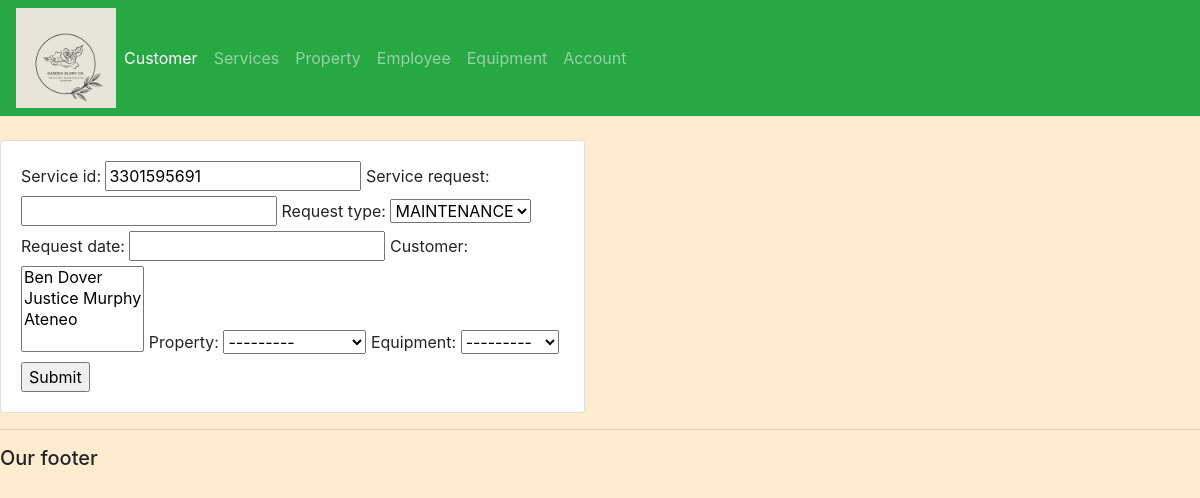
The app's page /create_service/ with its own data.
### garden_app/models.py (models this page shows, shortened)
class Services(models.Model):
    MAINTENANCE= 'Maintenance'
    ONE_TIME= 'One-time'
    ON_GOING= 'On going'
    REQUEST_TYPE_CHOICES = [
        (MAINTENANCE, 'MAINTENANCE'),
        (ONE_TIME, 'ONE-TIME'),
        (ON_GOING, 'ON GOING'),
    ]
    service_id = models.IntegerField(primary_key=True, unique=True, default=random.randint(1000000000, 9999999999))
    service_request = models.CharField(max_length=255)
    request_type = models.CharField(max_length=11, null=True, choices=REQUEST_TYPE_CHOICES, default='MAINTENANCE')
    request_date = models.DateField()
    customer = models.ManyToManyField(Customer, related_name="services")
    property = models.ForeignKey(Property, on_delete=models.CASCADE, related_name='services')
    equipment = models.ForeignKey('Equipment', on_delete=models.CASCADE, null=True, blank=True)

class Customer(models.Model):
    CUSTOMER_TYPE_CHOICES = [
        ('INDIVIDUAL', 'Individual'),
        ('CORPORATION', 'Corporation'),
    ]
    customer_id = models.IntegerField(primary_key=True, unique=True, default=random.randint(1000000000, 9999999999))
    name = models.CharField(max_length=100)
    email = models.EmailField(blank=True, null=True)
    contact_number = models.CharField(max_length=20, blank=True, null=True)
    date_added = models.DateTimeField(auto_now_add=True)
    customer_type = models.CharField(max_length=110, null=True, choices=CUSTOMER_TYPE_CHOICES)
    def __str__(self):
        return f"{self.name}"

class Property(models.Model):
    property_id = models.IntegerField(primary_key=True, unique=True, default=random.randint(1000000000, 9999999999))
    property_name= models.CharField(max_length=100)
    street = models.CharField(max_length=100)
    city = models.CharField(max_length=100)
    zip_code = models.CharField(max_length=10)
    state = models.CharField(max_length=50, blank =True)
    customer = models.ForeignKey(Customer, on_delete=models.CASCADE)
    def __str__(self):
        return f"{self.property_name}"

class Equipment(models.Model):
    equipment_id =models.IntegerField(primary_key=True, unique=True, default=random.randint(1000000000, 9999999999))
    equipment_name = models.CharField(max_length=50)
    quantity = models.IntegerField()
    def __str__(self):
        return self.equipment_name

### garden_app/views.py (the view)
# urls.py: path('create_service/', views.createService, name="create_service"),
def createService(request):
    form = ServiceForm()
    if request.method == 'POST':
        form = ServiceForm(request.POST)
        if form.is_valid():
            form.save()
            return redirect('/')
    context={'form':form}
    return render(request, 'garden_app/service_form.html', context)

### garden_app/forms.py
class ServiceForm(ModelForm):
    class Meta:
        model = Services
        fields = '__all__'

### garden_app/templates/garden_app/service_form.html (shortened to what this page needs)
{% extends 'garden_app/main.html'%}
{% load static %}
{% block content %}
<br>
<div class="row">
    <div class="col-md-6">
        <div class="card card-body">
            <form action="" method="POST">
                {{form}}
                <input type="submit" name="Submit">
            </form>
        </div>
    </div>
</div>
{% endblock %}

### static/css/main.css (style rules this page uses)
body { background-color: #FFEBCD; }

### records on screen
Customer: customer "Ben Dover / Justice Murphy / Ateneo"
Property: property "---------"
Equipment: equipment "---------"
